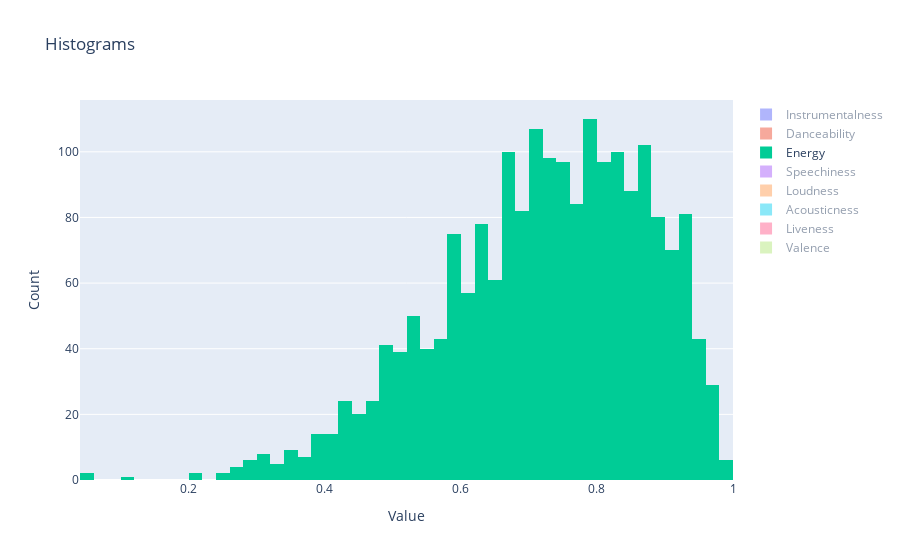

The cell this chart's notebook holds for it:
### Code cell
import pandas as pd
import plotly.express as px

# Define the histogram labels
histogram_labels = ['instrumentalness', 'danceability', 'energy', 'speechiness', 'loudness', 'acousticness', 'liveness', 'valence']

# Create a figure with subplots
fig = go.Figure()

# Add histograms to each subplot
for label in histogram_labels:
    fig.add_trace(go.Histogram(x=df[label], name=label.capitalize()))

# Update layout and show the figure
fig.update_layout(barmode='overlay', title='Histograms', xaxis_title='Value', yaxis_title='Count')
fig.show()

### Figure 1 — Plotly figure (JSON) as saved in the notebook; plotly's stock layout.template omitted (floating-point values rounded to 4 significant figures; data arrays with more than 128 entries replaced by an {"elided": "..."} marker saying what was removed)
{"data": [{"name": "Instrumentalness", "type": "histogram", "visible": "legendonly", "x": {"elided": "2000 float values"}}, {"name": "Danceability", "type": "histogram", "visible": "legendonly", "x": {"elided": "2000 float values"}}, {"name": "Energy", "type": "histogram", "x": {"elided": "2000 float values"}}, {"name": "Speechiness", "type": "histogram", "visible": "legendonly", "x": {"elided": "2000 float values"}}, {"name": "Loudness", "type": "histogram", "visible": "legendonly", "x": {"elided": "2000 float values"}}, {"name": "Acousticness", "type": "histogram", "visible": "legendonly", "x": {"elided": "2000 float values"}}, {"name": "Liveness", "type": "histogram", "visible": "legendonly", "x": {"elided": "2000 float values"}}, {"name": "Valence", "type": "histogram", "visible": "legendonly", "x": {"elided": "2000 float values"}}], "layout": {"autosize": true, "barmode": "overlay", "title": {"text": "Histograms"}, "xaxis": {"autorange": true, "range": [0.04, 1], "title": {"text": "Value"}, "type": "linear"}, "yaxis": {"autorange": true, "range": [0, 115.8], "title": {"text": "Count"}}}}
